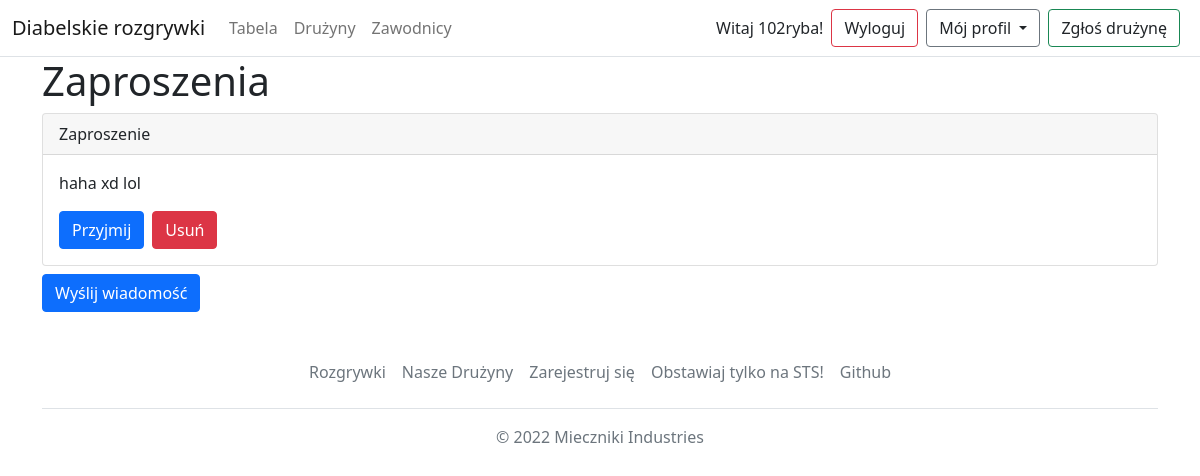
/messages/ (signed in), run on an earlier commit of the app's database.
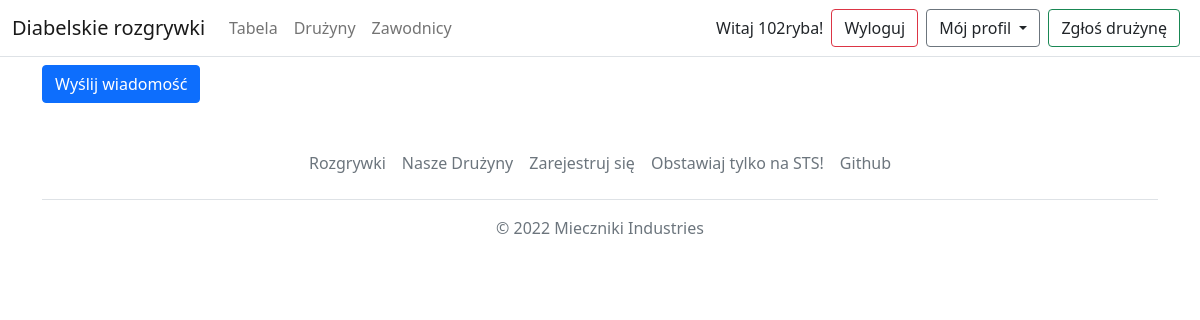
And on a later commit of the database.
### Football/models.py (models this page shows)
class Message(models.Model):
    sender = models.ForeignKey(Player,on_delete=models.CASCADE,related_name='sender')
    receiver = models.ForeignKey(Player,on_delete=models.CASCADE,related_name='receiver')
    description = models.TextField(max_length=500)

class Invite(Message):
    invited_team = models.ForeignKey(Team,on_delete=models.CASCADE)

class Message(models.Model):
    sender = models.ForeignKey(Player,on_delete=models.CASCADE,related_name='sender')
    receiver = models.ForeignKey(Player,on_delete=models.CASCADE,related_name='receiver')
    description = models.TextField(max_length=500)

### Football/views.py (the view, shortened to what this page needs)
# urls.py: path('messages/',views.messages_view,name='messages'),
@login_required(login_url='/login')
def messages_view(request):
    messages = Message.objects.filter(receiver=request.user.player,invite__isnull = True)
    invites = Invite.objects.filter(receiver=request.user.player)
    return render(request, 'messages/messages.html', {'messages':messages, 'invites':invites})

### Football/ext_methods.py (called while the page is built)
def get_teams(request):
    return {'teams' : Team.objects.all()}

### Football/models.py (called while the page is built)
    def get_absolute_url(self):
        return reverse('football:team_detail',args=[self.slug])

    def get_absolute_url(self):
        return reverse('football:player_detail',args=[self.id])

### templates/messages/messages.html (shortened to what this page needs)
{% extends 'base.html' %}
{% block content %}
{% if invites %}
<h1>Zaproszenia</h1>
{% endif %}
{% for i in invites %}
    <div class="card mt-2">
        <div class="card-header">
            Zaproszenie
        </div>
        <div class="card-body">
            <p class="card-text">{{ i.description }}</p>
            <div class="d-flex flex-row">
                <form method = "POST">
                    <button type="submit" name = "accept" value="{{ i.id }}" class="btn btn-primary">Przyjmij</button>
                </form>
                <form method = "POST">
                    <button type="submit" name="decline" value="{{ i.id }}" class="btn btn-danger ms-2">Usuń</button>
                </form>
            </div>
        </div>
    </div>
{% endfor %}
    <a href="{% url 'football:send_message' %}" class="btn btn-primary mt-2">Wyślij wiadomość</a>
{% endblock %}

What changed in the data, as far as the page shows it:
removed Invite: description "haha xd lol", {{ i.id }} 1 (drawn)
Also different on the page:
text no longer shown: "Zaproszenia"
